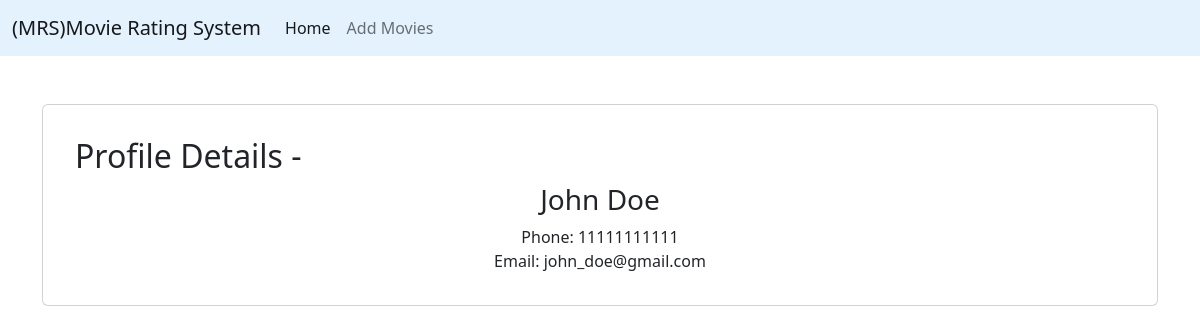
Page /userprofile/3 on the committed database.
### main/models.py (models this page shows, shortened)
class UserProfile(models.Model):
    user = models.OneToOneField(User, on_delete=models.CASCADE)
    phone_number = models.CharField(max_length=15)

### main/views.py (the view)
# urls.py: path('userprofile/<int:user_id>', user_profile, name='user_profile'),
def user_profile(request, user_id):
    user_profile = get_object_or_404(UserProfile, user__id=user_id)
    return render(request,'userprofile.html',{'user':user_profile})

### main/templates/userprofile.html
{% extends 'base.html' %}
{% block start %}
<div class="card mt-5 p-3">
    <div class="card-body">
    <div class="row">
            <h2>Profile Details -</h2>
            <div class="col-md-12 text-center">
                <h3 class="">{{user.user.first_name}}</h3>
                <div>Phone: {{user.phone_number}}</div>
                <div>Email: {{user.user.email}}</div>
            </div>
    </div>
    </div>
</div>
</div>
{% endblock %}

### rows in the picture
UserProfile: user.first_name "John Doe", phone_number "11111111111", user.email "john_doe@gmail.com"
